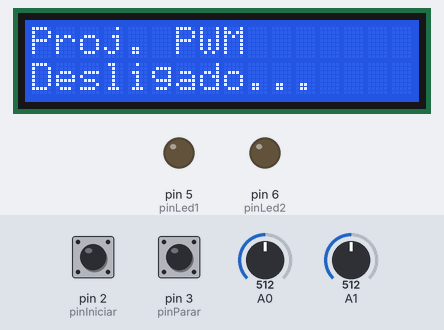
The sketch below on a simulated Arduino Uno, built with avr-gcc and run on an emulated ATmega328P. Shown: 16×2 character LCD, output pins drawn as LEDs (lit = HIGH). Inputs (shaded band) come from the test bench; at power-on: pin 2 (pinIniciar) HIGH, pin 3 (pinParar) HIGH, A0 = 512, A1 = 512.

Above: at 1.2 s.
1.3 s: pin 2 (pinIniciar) pulled LOW for 0.15 s
At 2.3 s:
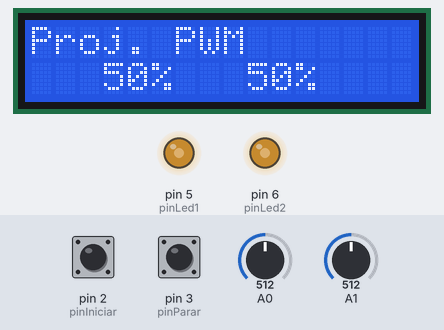
2.9 s: pin 2 (pinIniciar) pulled LOW for 1 s
At 2.93 s:
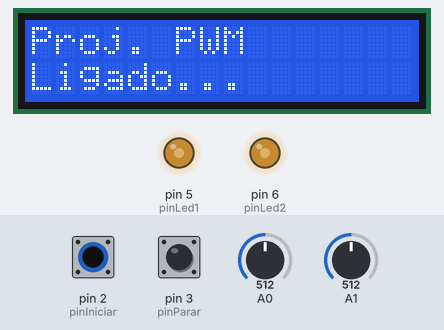
5.4 s: pin 3 (pinParar) pulled LOW for 0.15 s
At 5.7 s:
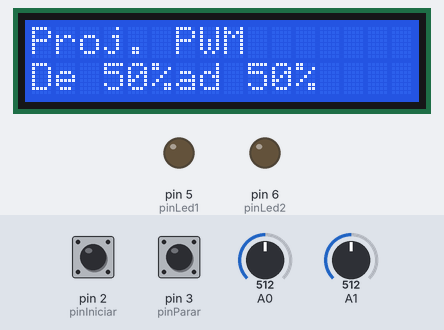
7.0 s: pin 2 (pinIniciar) pulled LOW for 0.15 s
At 7.8 s:
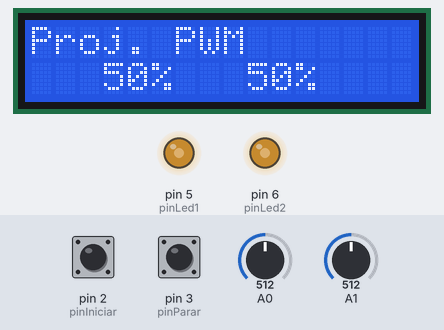
8.6 s: A0 set to 716
At 9.6 s:
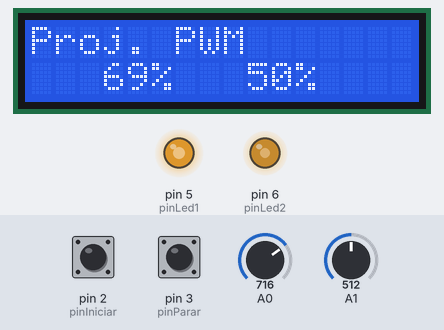
10.1 s: A1 set to 716
At 11.3 s:
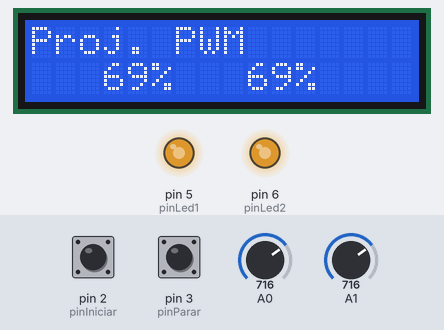
Timing chart, 0 to 12.6 s (numbered marks = the images above; inputs shaded):
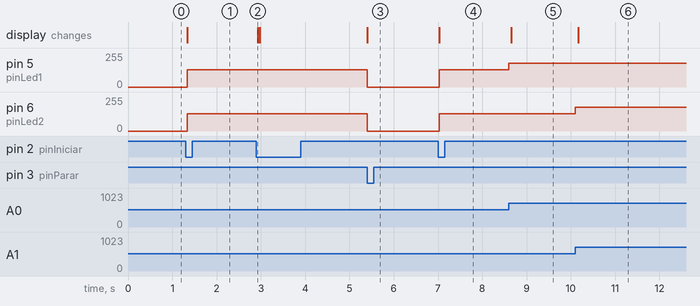

The sketch:

pwm-interrupts.ino
```cpp
// Exercício: Prova de Suficiência 2020/2
// Aluno: Gustavo de Souza Silveira - 23/10/2020
// Prof. Sergio Moribe - UTFPR-CT

#include <LiquidCrystal.h>

//Define os pinos do Display LCD no Arduino
const int rs = 8, en = 9, d4 = 10, d5 = 11, d6 = 12, d7 = 13;

//Instancia objeto lcd
LiquidCrystal lcd(rs, en, d4, d5, d6, d7); //lcd em 4 bits

// quantidade de linhas e colunas do LCD
const int linhasLCD = 2, colunasLCD = 16;

// texto inicial do editor de texto
const String textoInicial = "Proj. PWM";

// linha vazia para limpar o LCD
const String linhaVazia   = "                ";

// Configuração das interrupções
#define pinIniciar 2
#define pinParar 3

// Declaração da função de estado
void estadoCircuito();
void botaoLigar();
void botaoDesligar();

// Estado do PWM
bool estado = false;

// Saidas PWM
#define pinLed1 5
#define pinLed2 6

// millis
unsigned long time = 0;
unsigned long timeAnterior= 0;

void setup() {

  // Configurações do PWM que aciona os LEDs
  pinMode(pinLed1, OUTPUT); //Onde vai sair o sinal PWM 1
  pinMode(pinLed2, OUTPUT); //Onde vai sair o sinal PWM 2

  // Pinos de interrupção
  pinMode(pinIniciar, INPUT_PULLUP);
  pinMode(pinParar, INPUT_PULLUP);

  // Configuração do LCD
  lcd.begin(colunasLCD, linhasLCD);
  lcd.setCursor(0,0); //Posiciona cursor na 1a linha
  lcd.print(textoInicial);
  lcd.setCursor(0,1); //Posiciona cursor na 2a linha
  lcd.noBlink(); //Pisca o cursor

  // Modo padrão: Desligado
  estadoCircuito();

  // Instancia das interrupções
  attachInterrupt(digitalPinToInterrupt(pinIniciar), botaoLigar, FALLING);

  attachInterrupt(digitalPinToInterrupt(pinParar), botaoDesligar, FALLING);
}

void loop() {
  char LCD[16];

  int canal01 = 0;
  int canal02 = 0;

  time = millis(); // tempo atual

  if (estado) {

    // Lendo valores analogicos
    canal01 = analogRead(A0);
    canal02 = analogRead(A1);

    // percentual de cada canal
    int percentualCanal01 = map(canal01 , 0, 1023, 0, 100);
    int percentualCanal02 = map(canal02 , 0, 1023, 0, 100);

    percentualCanal01 = percentualCanal01 > 0 ? percentualCanal01 : 0;
    percentualCanal02 = percentualCanal02 > 0 ? percentualCanal02 : 0;

    if ( (time - timeAnterior) > 100 ) {
      // Canal 01
      dtostrf(percentualCanal01,3,0,LCD);

      lcd.setCursor(0,1); //Posiciona cursor na 2a linha
      lcd.print(linhaVazia);
      lcd.setCursor(2,1); //Posiciona cursor na 2a linha
      lcd.print("  ");
      lcd.setCursor(2,1); //Posiciona cursor na 2a linha
      lcd.print(LCD);
      lcd.print("%");

      // Canal 02
      dtostrf(percentualCanal02,3,0,LCD);

      lcd.setCursor(8,1); //Posiciona cursor na 2a linha
      lcd.print("  ");
      lcd.setCursor(8,1); //Posiciona cursor na 2a linha
      lcd.print(LCD);
      lcd.print("%");

      timeAnterior = time;
    }

  }

  // Atualizando LEDs
  analogWrite(pinLed1, canal01 / 4);
  analogWrite(pinLed2, canal02 / 4);

}

void estadoCircuito() {

    lcd.setCursor(0,1); //Posiciona cursor na 2a linha
	lcd.print(linhaVazia);
  	lcd.setCursor(0,1);

    if (estado) {
    	lcd.print("Ligado...             ");
        delay(5000);
    } else {
        lcd.print("Desligado...          ");
    }

}

void botaoLigar() {
	estado = true;
  	estadoCircuito();
}

void botaoDesligar() {
  	estado = false;
  	estadoCircuito();
}
```

Measured:
- after the input at 1.3 s, pin 5 (pinLed1), pin 6 (pinLed2): 0/255 → 128/255 at once; the display: changes at once (image 1)
- after the input at 2.9 s, the display: changes at once (image 2)
- after the input at 5.4 s, pin 5 (pinLed1), pin 6 (pinLed2): 128/255 → 0/255 at once; the display: changes at once (image 3)
- after the input at 7.0 s, pin 5 (pinLed1), pin 6 (pinLed2): 0/255 → 128/255 at once; the display: first changes at once (image 4 shows a later state)
- after the input at 8.6 s, pin 5 (pinLed1): 128/255 → 179/255 at once; the display: changes after 0.05 s (image 5)
- after the input at 10.1 s, pin 6 (pinLed2): 128/255 → 179/255 at once; the display: changes after 0.06 s (image 6)
